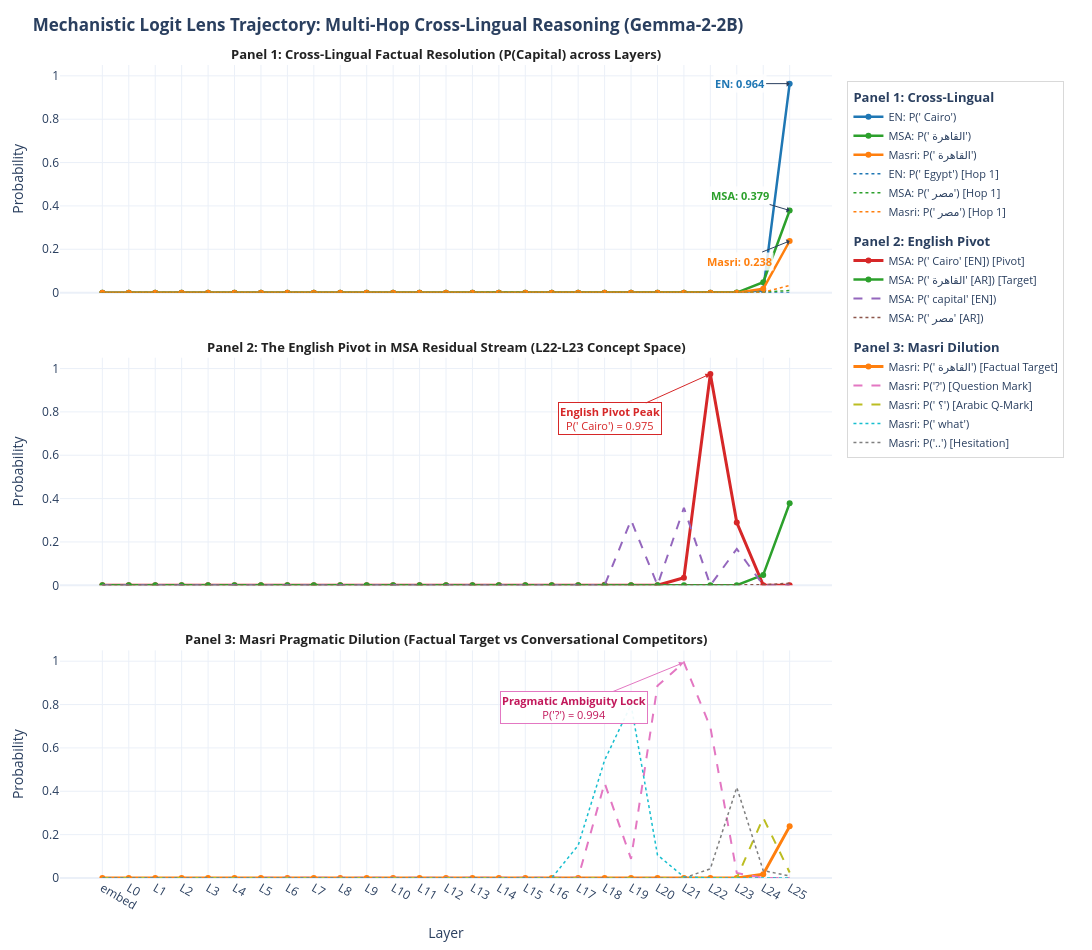

Here is the notebook cell this chart was saved with:
### Code cell
# Cell 7: Multi-Panel Logit Lens Visualization across Languages & Dialect
import plotly.graph_objects as go
from plotly.subplots import make_subplots

# 1. Track competitor & pivot token probabilities across layers
pivot_tokens = {
    "capital_en": tokenizer.encode(" capital", add_special_tokens=False)[0],
    "qmark_en": tokenizer.encode("?", add_special_tokens=False)[0],
    "qmark_ar": tokenizer.encode(" ؟", add_special_tokens=False)[0],
    "dots": tokenizer.encode("..", add_special_tokens=False)[0],
    "what_en": tokenizer.encode(" what", add_special_tokens=False)[0],
}

extra_probs = {"MSA": {k: [] for k in pivot_tokens}, "Masri": {k: [] for k in pivot_tokens}}
for lang in ["MSA", "Masri"]:
    cache = prompt_data[lang]["cache"]
    layers = [cache["resid_pre", 0]] + [cache["resid_post", l] for l in range(model.cfg.n_layers)]
    for resid in layers:
        last_resid = resid[0, -1]
        normed = model.ln_final(last_resid)
        logits = normed @ model.W_U + model.b_U
        probs = torch.softmax(logits, dim=-1)
        for k, tok_id in pivot_tokens.items():
            extra_probs[lang][k].append(probs[tok_id].item())

layer_labels = df_lens[df_lens["lang"] == "EN"]["layer_label"].tolist()

# 2. Build 3-Panel Subplot
fig = make_subplots(
    rows=3, cols=1,
    shared_xaxes=True,
    vertical_spacing=0.08,
    subplot_titles=(
        "<b>Panel 1: Cross-Lingual Factual Resolution (P(Capital) across Layers)</b>",
        "<b>Panel 2: The English Pivot in MSA Residual Stream (L22-L23 Concept Space)</b>",
        "<b>Panel 3: Masri Pragmatic Dilution (Factual Target vs Conversational Competitors)</b>"
    )
)

# Panel 1: Cross-lingual race
df_en = df_lens[df_lens["lang"] == "EN"]
df_msa = df_lens[df_lens["lang"] == "MSA"]
df_masri = df_lens[df_lens["lang"] == "Masri"]

fig.add_trace(go.Scatter(x=layer_labels, y=df_en["p_cairo_en"], name="EN: P(' Cairo')",
                         line=dict(color="#1f77b4", width=2.5), mode="lines+markers"), row=1, col=1)
fig.add_trace(go.Scatter(x=layer_labels, y=df_msa["p_cairo_ar"], name="MSA: P(' القاهرة')",
                         line=dict(color="#2ca02c", width=2.5), mode="lines+markers"), row=1, col=1)
fig.add_trace(go.Scatter(x=layer_labels, y=df_masri["p_cairo_ar"], name="Masri: P(' القاهرة')",
                         line=dict(color="#ff7f0e", width=2.5), mode="lines+markers"), row=1, col=1)

# Hop 1 intermediate entity traces (Egypt / مصر)
fig.add_trace(go.Scatter(x=layer_labels, y=df_en["p_egypt_en"], name="EN: P(' Egypt') [Hop 1]",
                         line=dict(color="#1f77b4", width=1.5, dash="dot")), row=1, col=1)
fig.add_trace(go.Scatter(x=layer_labels, y=df_msa["p_egypt_ar"], name="MSA: P(' مصر') [Hop 1]",
                         line=dict(color="#2ca02c", width=1.5, dash="dot")), row=1, col=1)
fig.add_trace(go.Scatter(x=layer_labels, y=df_masri["p_egypt_ar"], name="Masri: P(' مصر') [Hop 1]",
                         line=dict(color="#ff7f0e", width=1.5, dash="dot")), row=1, col=1)

# Panel 2: MSA English Pivot
fig.add_trace(go.Scatter(x=layer_labels, y=df_msa["p_cairo_en"], name="MSA: P(' Cairo' [EN]) [Pivot]",
                         line=dict(color="#d62728", width=3), mode="lines+markers"), row=2, col=1)
fig.add_trace(go.Scatter(x=layer_labels, y=df_msa["p_cairo_ar"], name="MSA: P(' القاهرة' [AR]) [Target]",
                         line=dict(color="#2ca02c", width=2.5), mode="lines+markers"), row=2, col=1)
fig.add_trace(go.Scatter(x=layer_labels, y=extra_probs["MSA"]["capital_en"], name="MSA: P(' capital' [EN])",
                         line=dict(color="#9467bd", width=2, dash="dash")), row=2, col=1)
fig.add_trace(go.Scatter(x=layer_labels, y=df_msa["p_egypt_ar"], name="MSA: P(' مصر' [AR])",
                         line=dict(color="#8c564b", width=1.5, dash="dot")), row=2, col=1)

# Panel 3: Masri Dilution
fig.add_trace(go.Scatter(x=layer_labels, y=df_masri["p_cairo_ar"], name="Masri: P(' القاهرة') [Factual Target]",
                         line=dict(color="#ff7f0e", width=3), mode="lines+markers"), row=3, col=1)
fig.add_trace(go.Scatter(x=layer_labels, y=extra_probs["Masri"]["qmark_en"], name="Masri: P('?') [Question Mark]",
                         line=dict(color="#e377c2", width=2, dash="dash")), row=3, col=1)
fig.add_trace(go.Scatter(x=layer_labels, y=extra_probs["Masri"]["qmark_ar"], name="Masri: P(' ؟') [Arabic Q-Mark]",
                         line=dict(color="#bcbd22", width=2, dash="dash")), row=3, col=1)
fig.add_trace(go.Scatter(x=layer_labels, y=extra_probs["Masri"]["what_en"], name="Masri: P(' what')",
                         line=dict(color="#17becf", width=1.5, dash="dot")), row=3, col=1)
fig.add_trace(go.Scatter(x=layer_labels, y=extra_probs["Masri"]["dots"], name="Masri: P('..') [Hesitation]",
                         line=dict(color="#7f7f7f", width=1.5, dash="dot")), row=3, col=1)

fig.update_layout(
    height=950,
    width=1220,
    title=dict(
        text="<b>Mechanistic Logit Lens Trajectory: Multi-Hop Cross-Lingual Reasoning (Gemma-2-2B)</b>",
        y=0.98,
        x=0.03,
        xanchor="left",
        yanchor="top"
    ),
    margin=dict(l=60, r=260, t=65, b=60),
    template="plotly_white",
    hovermode="x unified",
    legend=dict(
        orientation="v",
        yanchor="top",
        y=0.98,
        xanchor="left",
        x=1.02,
        bgcolor="rgba(255, 255, 255, 0.9)",
        bordercolor="rgba(0, 0, 0, 0.15)",
        borderwidth=1,
        font=dict(size=11),
    )
)

fig.update_yaxes(title_text="Probability", range=[0, 1.05], row=1, col=1)
fig.update_yaxes(title_text="Probability", range=[0, 1.05], row=2, col=1)
fig.update_yaxes(title_text="Probability", range=[0, 1.05], row=3, col=1)
fig.update_xaxes(title_text="Layer", row=3, col=1)

# Annotations highlighting mechanistic insights
fig.add_annotation(x="L22", y=0.975, xref="x2", yref="y2",
                   text="<b>English Pivot Peak</b><br>P(' Cairo')=0.975",
                   showarrow=True, arrowhead=2, arrowcolor="#d62728", ax=-60, ay=-30,
                   bgcolor="rgba(255,255,255,0.85)", bordercolor="#d62728")

fig.add_annotation(x="L21", y=0.994, xref="x3", yref="y3",
                   text="<b>Pragmatic Ambiguity Lock</b><br>P('?')=0.994",
                   showarrow=True, arrowhead=2, arrowcolor="#e377c2", ax=-70, ay=-25,
                   bgcolor="rgba(255,255,255,0.85)", bordercolor="#e377c2")

fig.add_annotation(x="L25", y=0.964, xref="x1", yref="y1",
                   text="EN: 0.964",
                   showarrow=True, arrowhead=1, ax=-40, ay=0)
fig.add_annotation(x="L25", y=0.379, xref="x1", yref="y1",
                   text="MSA: 0.379",
                   showarrow=True, arrowhead=1, ax=-40, ay=15)
fig.add_annotation(x="L25", y=0.238, xref="x1", yref="y1",
                   text="Masri: 0.238",
                   showarrow=True, arrowhead=1, ax=-40, ay=30)

fig.show()

# Verification summary table
print("=== Mechanistic Findings Summary ===")
print(f"English (L25): P(' Cairo') = {df_en[df_en['layer_label']=='L25']['p_cairo_en'].values[0]:.4f}")
print(f"MSA     (L22): English Pivot P(' Cairo') = {df_msa[df_msa['layer_label']=='L22']['p_cairo_en'].values[0]:.4f}")
print(f"MSA     (L25): Arabic Target P(' القاهرة') = {df_msa[df_msa['layer_label']=='L25']['p_cairo_ar'].values[0]:.4f}")
print(f"Masri   (L21): Question Mark P('?') = {extra_probs['Masri']['qmark_en'][22]:.4f}")
print(f"Masri   (L24): Arabic Q-Mark P(' ؟') = {extra_probs['Masri']['qmark_ar'][25]:.4f}")
print(f"Masri   (L25): Arabic Target P(' القاهرة') = {df_masri[df_masri['layer_label']=='L25']['p_cairo_ar'].values[0]:.4f}")

### Figure 1 — Plotly figure (JSON) as saved in the notebook; plotly's stock layout.template omitted (floating-point values rounded to 4 significant figures)
{"data": [{"line": {"color": "#1f77b4", "width": 2.5}, "mode": "lines+markers", "name": "EN: P(' Cairo')", "x": ["embed", "L0", "L1", "L2", "L3", "L4", "L5", "L6", "L7", "L8", "L9", "L10", "L11", "L12", "L13", "L14", "L15", "L16", "L17", "L18", "L19", "L20", "L21", "L22", "L23", "L24", "L25"], "xaxis": "x", "y": [0.0, 0.0, 0.0, 0.0, 0.0, 3.625e-30, 9.949e-40, 1.145e-29, 1.614e-24, 6.314e-23, 1.311e-20, 1.582e-19, 2.412e-16, 1.044e-19, 4.492e-20, 7.213e-16, 6.534e-17, 1.289e-15, 3.324e-18, 1.579e-11, 1.19e-12, 4.726e-08, 1.425e-07, 5.935e-05, 4.823e-07, 0.01044, 0.964], "yaxis": "y", "type": "scatter", "legendgroup": "panel1", "legendgrouptitle": {"text": "<b>Panel 1: Cross-Lingual</b>"}}, {"line": {"color": "#2ca02c", "width": 2.5}, "mode": "lines+markers", "name": "MSA: P(' القاهرة')", "x": ["embed", "L0", "L1", "L2", "L3", "L4", "L5", "L6", "L7", "L8", "L9", "L10", "L11", "L12", "L13", "L14", "L15", "L16", "L17", "L18", "L19", "L20", "L21", "L22", "L23", "L24", "L25"], "xaxis": "x", "y": [0.0, 0.0, 0.0, 0.0, 1.499e-37, 1.416e-27, 1.442e-38, 1.174e-18, 1.224e-14, 1.026e-13, 2.439e-13, 4.706e-14, 1.015e-14, 5.395e-13, 6.637e-14, 1.158e-12, 7.831e-12, 1.997e-09, 7.946e-11, 1.08e-07, 1.161e-08, 2.222e-09, 5.205e-06, 3.662e-07, 0.0004397, 0.04801, 0.3786], "yaxis": "y", "type": "scatter", "legendgroup": "panel1"}, {"line": {"color": "#ff7f0e", "width": 2.5}, "mode": "lines+markers", "name": "Masri: P(' القاهرة')", "x": ["embed", "L0", "L1", "L2", "L3", "L4", "L5", "L6", "L7", "L8", "L9", "L10", "L11", "L12", "L13", "L14", "L15", "L16", "L17", "L18", "L19", "L20", "L21", "L22", "L23", "L24", "L25"], "xaxis": "x", "y": [0.0, 0.0, 0.0, 0.0, 5.629e-35, 5.555e-26, 4.292e-38, 6.805e-18, 1.36e-14, 1.648e-13, 1.367e-12, 8.158e-13, 3.515e-13, 1.576e-11, 1.804e-11, 1.158e-11, 1.328e-10, 5.354e-08, 2.267e-10, 8.066e-10, 1.19e-09, 2.065e-11, 9.243e-11, 4.47e-09, 9.061e-06, 0.01781, 0.2382], "yaxis": "y", "type": "scatter", "legendgroup": "panel1"}, {"line": {"color": "#1f77b4", "dash": "dot", "width": 1.5}, "name": "EN: P(' Egypt') [Hop 1]", "x": ["embed", "L0", "L1", "L2", "L3", "L4", "L5", "L6", "L7", "L8", "L9", "L10", "L11", "L12", "L13", "L14", "L15", "L16", "L17", "L18", "L19", "L20", "L21", "L22", "L23", "L24", "L25"], "xaxis": "x", "y": [0.0, 0.0, 0.0, 1.822e-44, 0.0, 5.869e-32, 8.817e-42, 1.545e-30, 1.479e-25, 8.49e-23, 3.069e-20, 1.416e-18, 4.304e-16, 8.115e-19, 3.456e-19, 1.479e-15, 6.423e-16, 2.544e-15, 2.901e-17, 3.277e-10, 1.829e-12, 1.764e-08, 2.169e-09, 6.487e-06, 4.832e-08, 0.0002084, 3.996e-05], "yaxis": "y", "type": "scatter", "legendgroup": "panel1"}, {"line": {"color": "#2ca02c", "dash": "dot", "width": 1.5}, "name": "MSA: P(' مصر') [Hop 1]", "x": ["embed", "L0", "L1", "L2", "L3", "L4", "L5", "L6", "L7", "L8", "L9", "L10", "L11", "L12", "L13", "L14", "L15", "L16", "L17", "L18", "L19", "L20", "L21", "L22", "L23", "L24", "L25"], "xaxis": "x", "y": [0.0, 0.0, 0.0, 0.0, 1.563e-39, 1.352e-29, 6.802e-42, 8.105e-22, 2.082e-16, 5.451e-15, 1.668e-14, 2.889e-15, 2.415e-15, 1.405e-14, 1.647e-17, 1.777e-16, 3.156e-13, 8.985e-13, 2.55e-12, 6.513e-07, 3.26e-09, 1.118e-09, 7.352e-08, 6.873e-09, 1.697e-05, 0.002126, 0.009665], "yaxis": "y", "type": "scatter", "legendgroup": "panel1"}, {"line": {"color": "#ff7f0e", "dash": "dot", "width": 1.5}, "name": "Masri: P(' مصر') [Hop 1]", "x": ["embed", "L0", "L1", "L2", "L3", "L4", "L5", "L6", "L7", "L8", "L9", "L10", "L11", "L12", "L13", "L14", "L15", "L16", "L17", "L18", "L19", "L20", "L21", "L22", "L23", "L24", "L25"], "xaxis": "x", "y": [0.0, 0.0, 0.0, 0.0, 1.592e-37, 1.615e-27, 5.913e-41, 6.668e-20, 3.601e-15, 3.824e-14, 2.368e-13, 2.669e-14, 1e-13, 6.985e-13, 5.221e-15, 3.321e-15, 2.611e-12, 5.198e-11, 7.282e-12, 5.444e-09, 2.198e-10, 8.629e-12, 1.36e-12, 1.308e-10, 6.339e-07, 0.001945, 0.0336], "yaxis": "y", "type": "scatter", "legendgroup": "panel1"}, {"line": {"color": "#d62728", "width": 3}, "mode": "lines+markers", "name": "MSA: P(' Cairo' [EN]) [Pivot]", "x": ["embed", "L0", "L1", "L2", "L3", "L4", "L5", "L6", "L7", "L8", "L9", "L10", "L11", "L12", "L13", "L14", "L15", "L16", "L17", "L18", "L19", "L20", "L21", "L22", "L23", "L24", "L25"], "xaxis": "x2", "y": [0.0, 0.0, 0.0, 0.0, 1.611e-38, 1.466e-27, 1.531e-41, 3.974e-21, 3.161e-16, 1.771e-13, 5.33e-13, 5.836e-14, 6.158e-14, 7.706e-14, 5.093e-16, 2.392e-14, 6.643e-12, 8.132e-11, 1.995e-11, 0.002502, 0.0003415, 4.086e-05, 0.03488, 0.9751, 0.2893, 0.0008747, 6.658e-05], "yaxis": "y2", "type": "scatter", "legendgroup": "panel2", "legendgrouptitle": {"text": "<b>Panel 2: English Pivot</b>"}}, {"line": {"color": "#2ca02c", "width": 2.5}, "mode": "lines+markers", "name": "MSA: P(' القاهرة' [AR]) [Target]", "x": ["embed", "L0", "L1", "L2", "L3", "L4", "L5", "L6", "L7", "L8", "L9", "L10", "L11", "L12", "L13", "L14", "L15", "L16", "L17", "L18", "L19", "L20", "L21", "L22", "L23", "L24", "L25"], "xaxis": "x2", "y": [0.0, 0.0, 0.0, 0.0, 1.499e-37, 1.416e-27, 1.442e-38, 1.174e-18, 1.224e-14, 1.026e-13, 2.439e-13, 4.706e-14, 1.015e-14, 5.395e-13, 6.637e-14, 1.158e-12, 7.831e-12, 1.997e-09, 7.946e-11, 1.08e-07, 1.161e-08, 2.222e-09, 5.205e-06, 3.662e-07, 0.0004397, 0.04801, 0.3786], "yaxis": "y2", "type": "scatter", "legendgroup": "panel2"}, {"line": {"color": "#9467bd", "dash": "dash", "width": 2}, "name": "MSA: P(' capital' [EN])", "x": ["embed", "L0", "L1", "L2", "L3", "L4", "L5", "L6", "L7", "L8", "L9", "L10", "L11", "L12", "L13", "L14", "L15", "L16", "L17", "L18", "L19", "L20", "L21", "L22", "L23", "L24", "L25"], "xaxis": "x2", "y": [0.0, 0.0, 0.0, 0.0, 1.261e-44, 3.2e-35, 1.401e-45, 2.152e-23, 1.235e-15, 9.895e-12, 5.769e-10, 4.027e-10, 6.514e-10, 5.494e-10, 1.676e-09, 3.661e-08, 8.924e-08, 8.514e-06, 2.658e-05, 0.0001673, 0.3009, 0.0007099, 0.3573, 0.0002855, 0.1678, 0.0006798, 3.439e-07], "yaxis": "y2", "type": "scatter", "legendgroup": "panel2"}, {"line": {"color": "#8c564b", "dash": "dot", "width": 1.5}, "name": "MSA: P(' مصر' [AR])", "x": ["embed", "L0", "L1", "L2", "L3", "L4", "L5", "L6", "L7", "L8", "L9", "L10", "L11", "L12", "L13", "L14", "L15", "L16", "L17", "L18", "L19", "L20", "L21", "L22", "L23", "L24", "L25"], "xaxis": "x2", "y": [0.0, 0.0, 0.0, 0.0, 1.563e-39, 1.352e-29, 6.802e-42, 8.105e-22, 2.082e-16, 5.451e-15, 1.668e-14, 2.889e-15, 2.415e-15, 1.405e-14, 1.647e-17, 1.777e-16, 3.156e-13, 8.985e-13, 2.55e-12, 6.513e-07, 3.26e-09, 1.118e-09, 7.352e-08, 6.873e-09, 1.697e-05, 0.002126, 0.009665], "yaxis": "y2", "type": "scatter", "legendgroup": "panel2"}, {"line": {"color": "#ff7f0e", "width": 3}, "mode": "lines+markers", "name": "Masri: P(' القاهرة') [Factual Target]", "x": ["embed", "L0", "L1", "L2", "L3", "L4", "L5", "L6", "L7", "L8", "L9", "L10", "L11", "L12", "L13", "L14", "L15", "L16", "L17", "L18", "L19", "L20", "L21", "L22", "L23", "L24", "L25"], "xaxis": "x3", "y": [0.0, 0.0, 0.0, 0.0, 5.629e-35, 5.555e-26, 4.292e-38, 6.805e-18, 1.36e-14, 1.648e-13, 1.367e-12, 8.158e-13, 3.515e-13, 1.576e-11, 1.804e-11, 1.158e-11, 1.328e-10, 5.354e-08, 2.267e-10, 8.066e-10, 1.19e-09, 2.065e-11, 9.243e-11, 4.47e-09, 9.061e-06, 0.01781, 0.2382], "yaxis": "y3", "type": "scatter", "legendgroup": "panel3", "legendgrouptitle": {"text": "<b>Panel 3: Masri Dilution</b>"}}, {"line": {"color": "#e377c2", "dash": "dash", "width": 2}, "name": "Masri: P('?') [Question Mark]", "x": ["embed", "L0", "L1", "L2", "L3", "L4", "L5", "L6", "L7", "L8", "L9", "L10", "L11", "L12", "L13", "L14", "L15", "L16", "L17", "L18", "L19", "L20", "L21", "L22", "L23", "L24", "L25"], "xaxis": "x3", "y": [0.0, 0.0, 0.0, 0.0, 1.051e-38, 1.4e-31, 1.466e-42, 1.222e-21, 8.955e-15, 2.729e-12, 2.683e-10, 1.855e-10, 1.678e-10, 6.47e-08, 2.077e-07, 3.444e-07, 3.107e-07, 5.474e-06, 0.001759, 0.438, 0.08846, 0.8868, 0.9942, 0.6957, 0.023, 0.000428, 0.0003305], "yaxis": "y3", "type": "scatter", "legendgroup": "panel3"}, {"line": {"color": "#bcbd22", "dash": "dash", "width": 2}, "name": "Masri: P(' ؟') [Arabic Q-Mark]", "x": ["embed", "L0", "L1", "L2", "L3", "L4", "L5", "L6", "L7", "L8", "L9", "L10", "L11", "L12", "L13", "L14", "L15", "L16", "L17", "L18", "L19", "L20", "L21", "L22", "L23", "L24", "L25"], "xaxis": "x3", "y": [0.0, 0.0, 0.0, 0.0, 3.005e-40, 1.416e-31, 0.0, 1.274e-22, 4.246e-17, 9.544e-16, 2.666e-14, 3.092e-14, 4.494e-15, 6.907e-13, 2.277e-11, 2.074e-11, 1.132e-11, 1.84e-10, 3.433e-10, 8.004e-10, 6.332e-09, 1.017e-09, 8.646e-11, 6.85e-09, 8.681e-05, 0.2779, 0.02552], "yaxis": "y3", "type": "scatter", "legendgroup": "panel3"}, {"line": {"color": "#17becf", "dash": "dot", "width": 1.5}, "name": "Masri: P(' what')", "x": ["embed", "L0", "L1", "L2", "L3", "L4", "L5", "L6", "L7", "L8", "L9", "L10", "L11", "L12", "L13", "L14", "L15", "L16", "L17", "L18", "L19", "L20", "L21", "L22", "L23", "L24", "L25"], "xaxis": "x3", "y": [0.0, 0.0, 0.0, 0.0, 2.937e-39, 2.085e-29, 5.143e-41, 4.461e-19, 8.943e-15, 2.131e-13, 1.968e-11, 2.175e-10, 1.2e-10, 8.815e-09, 5.016e-08, 2.93e-07, 5.524e-06, 1.795e-05, 0.1505, 0.5432, 0.7993, 0.1062, 0.005107, 4.745e-05, 0.0001946, 0.0001056, 4.33e-07], "yaxis": "y3", "type": "scatter", "legendgroup": "panel3"}, {"line": {"color": "#7f7f7f", "dash": "dot", "width": 1.5}, "name": "Masri: P('..') [Hesitation]", "x": ["embed", "L0", "L1", "L2", "L3", "L4", "L5", "L6", "L7", "L8", "L9", "L10", "L11", "L12", "L13", "L14", "L15", "L16", "L17", "L18", "L19", "L20", "L21", "L22", "L23", "L24", "L25"], "xaxis": "x3", "y": [0.0, 0.0, 0.0, 0.0, 3.988e-42, 6.885e-36, 1.401e-45, 3.207e-24, 2.71e-17, 5.007e-15, 9.019e-13, 2.074e-12, 7.131e-12, 1.325e-11, 9.187e-12, 1.249e-10, 7.869e-10, 1.909e-06, 0.0002943, 9.362e-06, 5.767e-07, 0.0001043, 1.634e-05, 0.04267, 0.4176, 0.03414, 0.009249], "yaxis": "y3", "type": "scatter", "legendgroup": "panel3"}], "layout": {"annotations": [{"font": {"color": "#222", "size": 13}, "showarrow": false, "text": "<b>Panel 1: Cross-Lingual Factual Resolution (P(Capital) across Layers)</b>", "x": 0.5, "xanchor": "center", "xref": "paper", "y": 1.0, "yanchor": "bottom", "yref": "paper"}, {"font": {"color": "#222", "size": 13}, "showarrow": false, "text": "<b>Panel 2: The English Pivot in MSA Residual Stream (L22-L23 Concept Space)</b>", "x": 0.5, "xanchor": "center", "xref": "paper", "y": 0.64, "yanchor": "bottom", "yref": "paper"}, {"font": {"color": "#222", "size": 13}, "showarrow": false, "text": "<b>Panel 3: Masri Pragmatic Dilution (Factual Target vs Conversational Competitors)</b>", "x": 0.5, "xanchor": "center", "xref": "paper", "y": 0.28, "yanchor": "bottom", "yref": "paper"}, {"arrowhead": 1, "ax": -50, "ay": 0, "bgcolor": "rgba(255,255,255,0.85)", "font": {"color": "#1f77b4", "size": 11}, "showarrow": true, "text": "<b>EN: 0.964</b>", "x": "L25", "xref": "x", "y": 0.964, "yref": "y"}, {"arrowhead": 1, "ax": -50, "ay": -15, "bgcolor": "rgba(255,255,255,0.85)", "font": {"color": "#2ca02c", "size": 11}, "showarrow": true, "text": "<b>MSA: 0.379</b>", "x": "L25", "xref": "x", "y": 0.379, "yref": "y"}, {"arrowhead": 1, "ax": -50, "ay": 20, "bgcolor": "rgba(255,255,255,0.85)", "font": {"color": "#ff7f0e", "size": 11}, "showarrow": true, "text": "<b>Masri: 0.238</b>", "x": "L25", "xref": "x", "y": 0.238, "yref": "y"}, {"arrowcolor": "#d62728", "arrowhead": 2, "ax": -100, "ay": 45, "bgcolor": "rgba(255,255,255,0.92)", "bordercolor": "#d62728", "borderwidth": 1, "font": {"color": "#d62728", "size": 11}, "showarrow": true, "text": "<b>English Pivot Peak</b><br>P(' Cairo') = 0.975", "x": "L22", "xref": "x2", "y": 0.975, "yref": "y2"}, {"arrowcolor": "#e377c2", "arrowhead": 2, "ax": -110, "ay": 45, "bgcolor": "rgba(255,255,255,0.92)", "bordercolor": "#e377c2", "borderwidth": 1, "font": {"color": "#c2185b", "size": 11}, "showarrow": true, "text": "<b>Pragmatic Ambiguity Lock</b><br>P('?') = 0.994", "x": "L21", "xref": "x3", "y": 0.994, "yref": "y3"}], "height": 950, "hovermode": "x unified", "legend": {"font": {"size": 11}, "orientation": "v", "yanchor": "top", "y": 0.98, "xanchor": "left", "x": 1.02, "bgcolor": "rgba(255, 255, 255, 0.9)", "bordercolor": "rgba(0, 0, 0, 0.15)", "borderwidth": 1}, "title": {"text": "<b>Mechanistic Logit Lens Trajectory: Multi-Hop Cross-Lingual Reasoning (Gemma-2-2B)</b>", "y": 0.98, "x": 0.03, "xanchor": "left", "yanchor": "top"}, "width": 1220, "xaxis": {"anchor": "y", "domain": [0.0, 1.0], "matches": "x3", "showticklabels": false}, "yaxis": {"anchor": "x", "domain": [0.72, 1.0], "range": [0, 1.05], "title": {"text": "Probability"}}, "xaxis2": {"anchor": "y2", "domain": [0.0, 1.0], "matches": "x3", "showticklabels": false}, "yaxis2": {"anchor": "x2", "domain": [0.36, 0.64], "range": [0, 1.05], "title": {"text": "Probability"}}, "xaxis3": {"anchor": "y3", "domain": [0.0, 1.0], "title": {"text": "Layer"}}, "yaxis3": {"anchor": "x3", "domain": [0.0, 0.28], "range": [0, 1.05], "title": {"text": "Probability"}}, "margin": {"l": 60, "r": 260, "t": 65, "b": 60}}}
